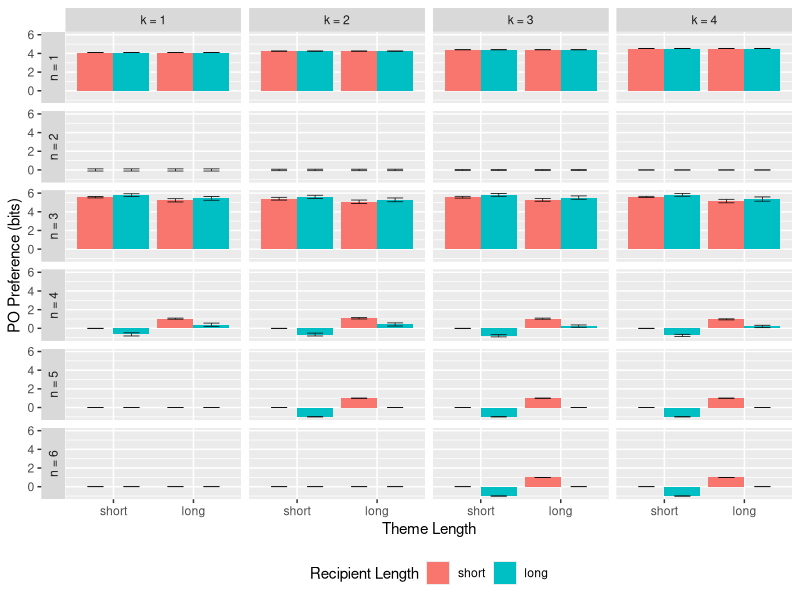
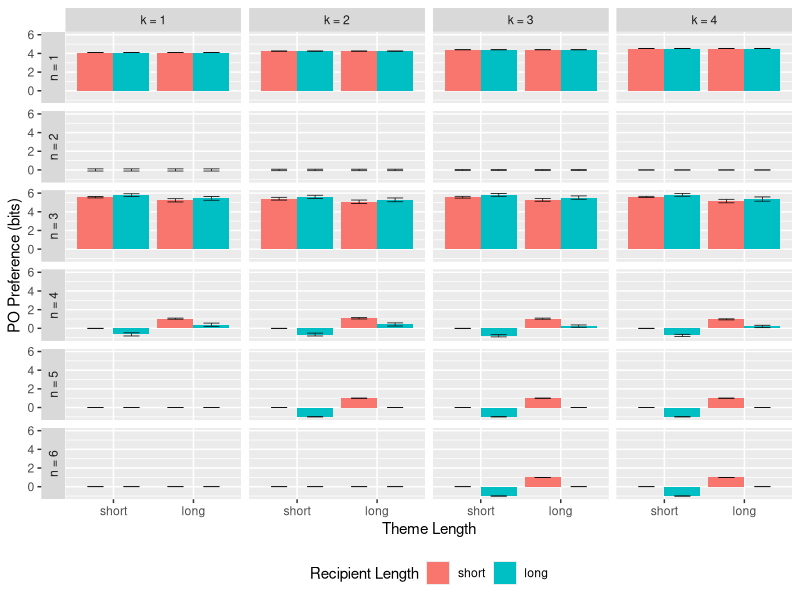

The R source for these figures, in order:
library(tidyr)
library(ggplot2)

setwd('~/csboy/lm-ditransitive/analysis')
df <- read.csv('ngram.csv', sep = '\t')

ggplot(df, aes(x = factor(theme, levels = c('short', 'long')), y = pref, fill = factor(recipient, levels = c('short', 'long')))) +
  geom_bar(stat = 'identity', position = 'dodge') +
  labs(x = 'Theme Length', fill = 'Recipient Length', y = 'PO Preference (bits)') +
  geom_errorbar(aes(ymin=lower, ymax=upper), width=.4, position=position_dodge(.9), color = 'black', linewidth = 0.25) +
  theme(legend.position="bottom") +
  facet_grid(factor(n) ~ factor(k), scales = "free_x", space = "free_x", switch = "y")

ggsave('ngram_prefs.pdf', width = 7, height = 10, unit = 'in')